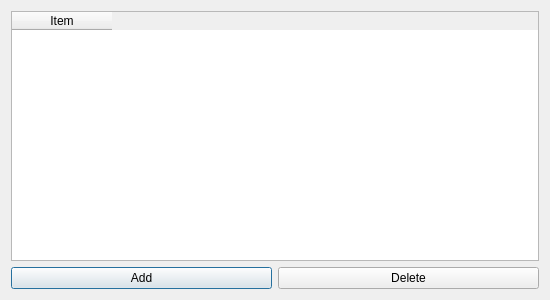
<?xml version="1.0" encoding="UTF-8"?>
<ui version="4.0">
 <class>Dialog</class>
 <widget class="QDialog" name="Dialog">
  <property name="geometry">
   <rect>
    <x>0</x>
    <y>0</y>
    <width>550</width>
    <height>300</height>
   </rect>
  </property>
  <property name="windowTitle">
   <string>Items</string>
  </property>
  <layout class="QVBoxLayout" name="verticalLayout">
   <item>
    <widget class="QTableWidget" name="connectedItems">
     <column>
      <property name="text">
       <string>Item</string>
      </property>
     </column>
    </widget>
   </item>
   <item>
    <layout class="QHBoxLayout" name="horizontalLayout">
     <item>
      <widget class="QPushButton" name="addButton">
       <property name="text">
        <string>Add</string>
       </property>
      </widget>
     </item>
     <item>
      <widget class="QPushButton" name="deleteButton">
       <property name="text">
        <string>Delete</string>
       </property>
      </widget>
     </item>
    </layout>
   </item>
  </layout>
 </widget>
 <resources/>
 <connections/>
</ui>
